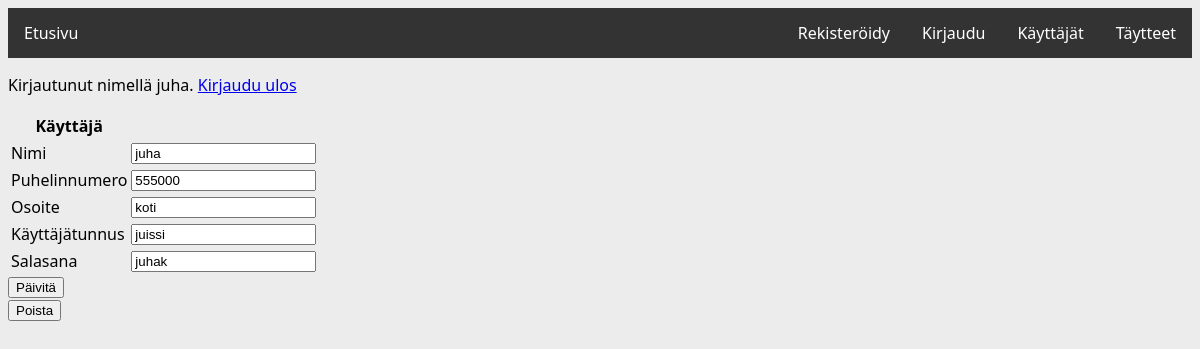
The app's page /kayttajat/1/ (signed in), older data.
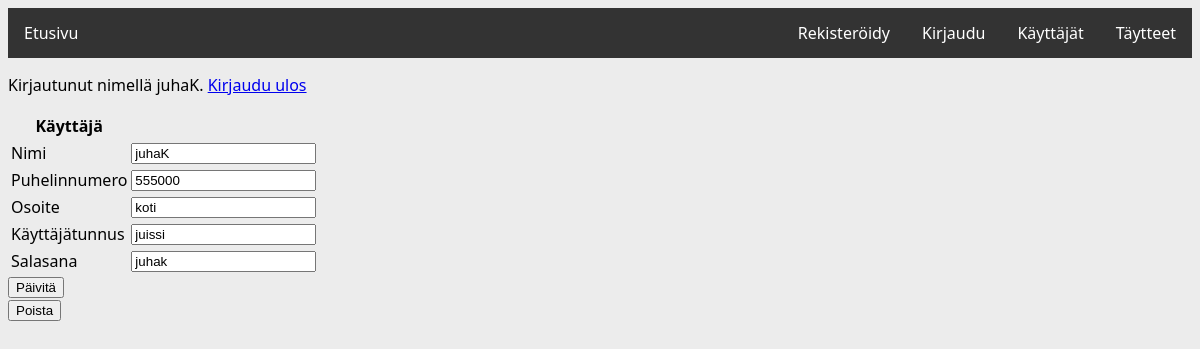
The same page, newer data.
### application/auth/models.py (models this page shows, shortened)
class User(db.Model):
    __tablename__ = "account"
    id = db.Column(db.Integer, primary_key=True)
    name = db.Column(db.String(144), nullable=False)
    phone = db.Column(db.Integer, nullable=False)
    address = db.Column(db.String(144), nullable=False)
    username = db.Column(db.String(144), nullable=False)
    password = db.Column(db.String(144), nullable=False)

### application/auth/views.py (the view)
@app.route("/kayttajat/<user_id>/", methods=["GET"])
@login_required
def user_get_name(user_id):
    t = User.query.get(user_id)
    return render_template("auth/user.html", user = t)

### application/__init__.py (called while the page is built)
@login_manager.user_loader
def load_user(user_id):
    return User.query.get(user_id)

### application/templates/auth/user.html (shortened to what this page needs)
{% extends "layout.html" %}
{% block body %}
<form method="POST" action="{{ url_for('user_set_name', user_id=user.id) }}">
  <table>
    <tr>
      <th>Käyttäjä</th>
      <th></th>
    </tr>
    <tr>
      <td>Nimi</td>
      <td>
          <input type="text" name="name" value="{{ user.name }}" />
      </td>
    </tr>
    <tr>
      <td>Puhelinnumero</td>
      <td>
          <input type="text" name="phone" value="{{ user.phone }}" />
      </td>
    </tr>
    <tr>
      <td>Osoite</td>
      <td>
          <input type="text" name="phone" value="{{ user.address }}" />
      </td>
    </tr>
    <tr>
      <td>Käyttäjätunnus</td>
      <td>
          <input type="text" name="phone" value="{{ user.username }}" />
      </td>
    </tr>
    <tr>
      <td>Salasana</td>
      <td>
          <input type="text" name="phone" value="{{ user.password }}" />
      </td>
    </tr>
  </table>
  <input type="submit" value="Päivitä"/>
</form>
  <form method="POST" action="{{ url_for('user_delete', user_id=user.id) }}">
    <input type="submit" value="Poista"/>
</form>
{% endblock %}

### application/templates/layout.html (shortened to what this page needs)
<!DOCTYPE html>
  <html>
    <head>
      <link rel="stylesheet" href="{{ url_for('static', filename='css/main.css') }}">
    </head>
    <body>
      <ul id="menu">
        <li><a href="/">Etusivu</a></li>
	      <li style="float:right"><a href="{{ url_for('taytteet_index') }}">Täytteet</a></li>
        <li style="float:right"><a href="{{ url_for('user_index') }}">Käyttäjät</a></li>
        <li style="float:right"><a href="{{ url_for('auth_login') }}">Kirjaudu</a></li>
        <li style="float:right"><a href="{{ url_for('auth_signup') }}">Rekisteröidy</a></li>
      </ul>
      {% if current_user.is_authenticated %}
      <p>
        Kirjautunut nimellä {{ current_user.name }}. <a href="{{ url_for('auth_logout') }}">Kirjaudu ulos</a>
      </p>
      {% else %}
      <p>
        <a href="{{ url_for('auth_login') }}">Kirjaudu sisään</a>
      </p>
      {% endif %}
      {% block body %}{% endblock %}
    </body>
  </html>

Row changes from the older to the newer data that the page shows:
changed User "koti": name "juha" → "juhaK"
